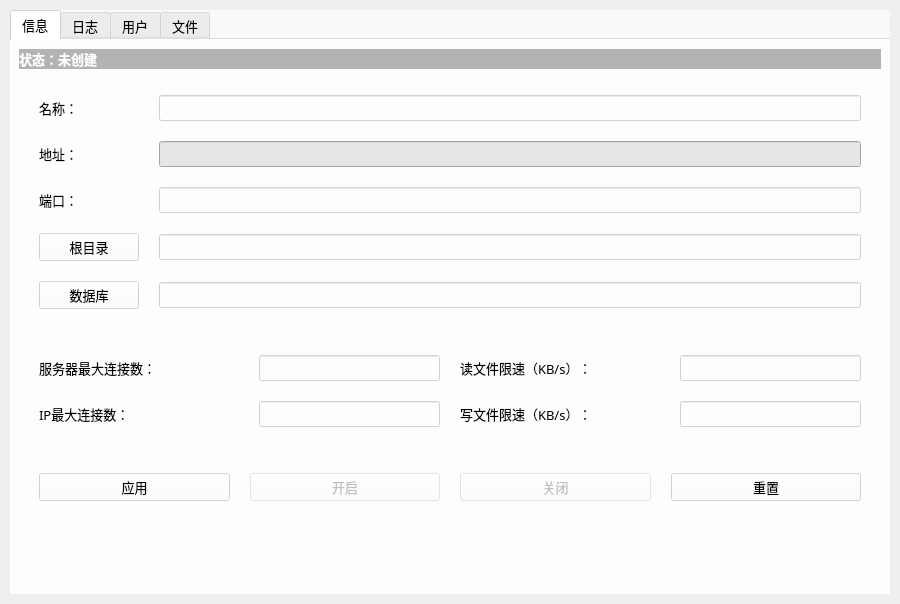
<?xml version="1.0" encoding="UTF-8"?>
<ui version="4.0">
 <class>ServerWindow</class>
 <widget class="QMainWindow" name="ServerWindow">
  <property name="geometry">
   <rect>
    <x>0</x>
    <y>0</y>
    <width>900</width>
    <height>604</height>
   </rect>
  </property>
  <property name="minimumSize">
   <size>
    <width>900</width>
    <height>600</height>
   </size>
  </property>
  <property name="windowTitle">
   <string>FTP Server</string>
  </property>
  <property name="styleSheet">
   <string notr="true">#ServerWindow{border-image: url(:/resources/common/bg-2.jpg);}</string>
  </property>
  <widget class="QWidget" name="centralwidget">
   <layout class="QGridLayout" name="gridLayout">
    <property name="leftMargin">
     <number>10</number>
    </property>
    <property name="topMargin">
     <number>10</number>
    </property>
    <property name="rightMargin">
     <number>10</number>
    </property>
    <property name="bottomMargin">
     <number>10</number>
    </property>
    <item row="0" column="0">
     <widget class="QTabWidget" name="tabWidget">
      <property name="font">
       <font>
        <family>微软雅黑</family>
        <pointsize>10</pointsize>
       </font>
      </property>
      <property name="styleSheet">
       <string notr="true">background-color: rgba(255, 255, 255, 159);</string>
      </property>
      <property name="currentIndex">
       <number>0</number>
      </property>
      <property name="documentMode">
       <bool>true</bool>
      </property>
      <widget class="QWidget" name="infoTab">
       <property name="font">
        <font>
         <family>微软雅黑</family>
         <pointsize>10</pointsize>
        </font>
       </property>
       <property name="styleSheet">
        <string notr="true"/>
       </property>
       <attribute name="title">
        <string>信息</string>
       </attribute>
       <layout class="QVBoxLayout" name="verticalLayout">
        <item>
         <widget class="QLabel" name="stateLbl">
          <property name="font">
           <font>
            <family>微软雅黑</family>
            <pointsize>10</pointsize>
            <weight>75</weight>
            <bold>true</bold>
           </font>
          </property>
          <property name="styleSheet">
           <string notr="true">background-color: rgba(128, 128, 128, 150);
color: rgb(255, 255, 255);</string>
          </property>
          <property name="text">
           <string>状态：未创建</string>
          </property>
          <property name="margin">
           <number>10</number>
          </property>
         </widget>
        </item>
        <item>
         <layout class="QGridLayout" name="gridLayout_6">
          <property name="leftMargin">
           <number>20</number>
          </property>
          <property name="topMargin">
           <number>20</number>
          </property>
          <property name="rightMargin">
           <number>20</number>
          </property>
          <property name="bottomMargin">
           <number>20</number>
          </property>
          <property name="spacing">
           <number>20</number>
          </property>
          <item row="0" column="0">
           <widget class="QLabel" name="nameLbl">
            <property name="minimumSize">
             <size>
              <width>100</width>
              <height>0</height>
             </size>
            </property>
            <property name="maximumSize">
             <size>
              <width>100</width>
              <height>16777215</height>
             </size>
            </property>
            <property name="font">
             <font>
              <family>微软雅黑</family>
              <pointsize>10</pointsize>
             </font>
            </property>
            <property name="styleSheet">
             <string notr="true">background-color: rgba(255, 255, 255, 0);</string>
            </property>
            <property name="text">
             <string>名称：</string>
            </property>
           </widget>
          </item>
          <item row="0" column="1">
           <widget class="QLineEdit" name="nameEdit">
            <property name="font">
             <font>
              <family>微软雅黑</family>
              <pointsize>10</pointsize>
             </font>
            </property>
           </widget>
          </item>
          <item row="1" column="0">
           <widget class="QLabel" name="addressLbl">
            <property name="minimumSize">
             <size>
              <width>100</width>
              <height>0</height>
             </size>
            </property>
            <property name="maximumSize">
             <size>
              <width>100</width>
              <height>16777215</height>
             </size>
            </property>
            <property name="font">
             <font>
              <family>微软雅黑</family>
              <pointsize>10</pointsize>
             </font>
            </property>
            <property name="styleSheet">
             <string notr="true">background-color: rgba(255, 255, 255, 0);</string>
            </property>
            <property name="text">
             <string>地址：</string>
            </property>
           </widget>
          </item>
          <item row="1" column="1">
           <widget class="QLineEdit" name="addressEdit">
            <property name="font">
             <font>
              <family>微软雅黑</family>
              <pointsize>10</pointsize>
             </font>
            </property>
            <property name="styleSheet">
             <string notr="true">background-color: rgb(230,230,230);</string>
            </property>
            <property name="readOnly">
             <bool>true</bool>
            </property>
           </widget>
          </item>
          <item row="2" column="0">
           <widget class="QLabel" name="portLbl">
            <property name="minimumSize">
             <size>
              <width>100</width>
              <height>0</height>
             </size>
            </property>
            <property name="maximumSize">
             <size>
              <width>100</width>
              <height>16777215</height>
             </size>
            </property>
            <property name="font">
             <font>
              <family>微软雅黑</family>
              <pointsize>10</pointsize>
             </font>
            </property>
            <property name="styleSheet">
             <string notr="true">background-color: rgba(255, 255, 255, 0);</string>
            </property>
            <property name="text">
             <string>端口：</string>
            </property>
           </widget>
          </item>
          <item row="2" column="1">
           <widget class="QLineEdit" name="portEdit">
            <property name="font">
             <font>
              <family>微软雅黑</family>
              <pointsize>10</pointsize>
             </font>
            </property>
           </widget>
          </item>
          <item row="3" column="0">
           <widget class="QPushButton" name="rootBtn">
            <property name="minimumSize">
             <size>
              <width>100</width>
              <height>0</height>
             </size>
            </property>
            <property name="maximumSize">
             <size>
              <width>100</width>
              <height>16777215</height>
             </size>
            </property>
            <property name="text">
             <string>根目录</string>
            </property>
           </widget>
          </item>
          <item row="3" column="1">
           <widget class="QLineEdit" name="rootEdit">
            <property name="font">
             <font>
              <family>微软雅黑</family>
              <pointsize>10</pointsize>
             </font>
            </property>
           </widget>
          </item>
          <item row="4" column="0">
           <widget class="QPushButton" name="dbBtn">
            <property name="minimumSize">
             <size>
              <width>100</width>
              <height>0</height>
             </size>
            </property>
            <property name="maximumSize">
             <size>
              <width>100</width>
              <height>16777215</height>
             </size>
            </property>
            <property name="text">
             <string>数据库</string>
            </property>
           </widget>
          </item>
          <item row="4" column="1">
           <widget class="QLineEdit" name="dbEdit">
            <property name="font">
             <font>
              <family>微软雅黑</family>
              <pointsize>10</pointsize>
             </font>
            </property>
           </widget>
          </item>
         </layout>
        </item>
        <item>
         <layout class="QGridLayout" name="gridLayout_2">
          <property name="leftMargin">
           <number>20</number>
          </property>
          <property name="topMargin">
           <number>20</number>
          </property>
          <property name="rightMargin">
           <number>20</number>
          </property>
          <property name="bottomMargin">
           <number>20</number>
          </property>
          <property name="spacing">
           <number>20</number>
          </property>
          <item row="0" column="0">
           <widget class="QLabel" name="maxconLbl">
            <property name="minimumSize">
             <size>
              <width>200</width>
              <height>0</height>
             </size>
            </property>
            <property name="maximumSize">
             <size>
              <width>200</width>
              <height>16777215</height>
             </size>
            </property>
            <property name="font">
             <font>
              <family>微软雅黑</family>
              <pointsize>10</pointsize>
             </font>
            </property>
            <property name="styleSheet">
             <string notr="true">background-color: rgba(255, 255, 255, 0);</string>
            </property>
            <property name="text">
             <string>服务器最大连接数：</string>
            </property>
           </widget>
          </item>
          <item row="0" column="1">
           <widget class="QLineEdit" name="maxconEdit">
            <property name="font">
             <font>
              <family>微软雅黑</family>
              <pointsize>10</pointsize>
             </font>
            </property>
           </widget>
          </item>
          <item row="0" column="2">
           <widget class="QLabel" name="readlimLbl">
            <property name="minimumSize">
             <size>
              <width>200</width>
              <height>0</height>
             </size>
            </property>
            <property name="maximumSize">
             <size>
              <width>200</width>
              <height>16777215</height>
             </size>
            </property>
            <property name="font">
             <font>
              <family>微软雅黑</family>
              <pointsize>10</pointsize>
             </font>
            </property>
            <property name="styleSheet">
             <string notr="true">background-color: rgba(255, 255, 255, 0);</string>
            </property>
            <property name="text">
             <string>读文件限速（KB/s）：</string>
            </property>
           </widget>
          </item>
          <item row="0" column="3">
           <widget class="QLineEdit" name="readlimEdit">
            <property name="font">
             <font>
              <family>微软雅黑</family>
              <pointsize>10</pointsize>
             </font>
            </property>
           </widget>
          </item>
          <item row="1" column="0">
           <widget class="QLabel" name="maxconipLbl">
            <property name="font">
             <font>
              <family>微软雅黑</family>
              <pointsize>10</pointsize>
             </font>
            </property>
            <property name="styleSheet">
             <string notr="true">background-color: rgba(255, 255, 255, 0);</string>
            </property>
            <property name="text">
             <string>IP最大连接数：</string>
            </property>
           </widget>
          </item>
          <item row="1" column="1">
           <widget class="QLineEdit" name="maxconipEdit">
            <property name="font">
             <font>
              <family>微软雅黑</family>
              <pointsize>10</pointsize>
             </font>
            </property>
           </widget>
          </item>
          <item row="1" column="2">
           <widget class="QLabel" name="writelimLbl">
            <property name="font">
             <font>
              <family>微软雅黑</family>
              <pointsize>10</pointsize>
             </font>
            </property>
            <property name="styleSheet">
             <string notr="true">background-color: rgba(255, 255, 255, 0);</string>
            </property>
            <property name="text">
             <string>写文件限速（KB/s）：</string>
            </property>
           </widget>
          </item>
          <item row="1" column="3">
           <widget class="QLineEdit" name="writelimEdit">
            <property name="font">
             <font>
              <family>微软雅黑</family>
              <pointsize>10</pointsize>
             </font>
            </property>
           </widget>
          </item>
         </layout>
        </item>
        <item>
         <layout class="QHBoxLayout" name="horizontalLayout">
          <property name="spacing">
           <number>20</number>
          </property>
          <property name="leftMargin">
           <number>20</number>
          </property>
          <property name="topMargin">
           <number>20</number>
          </property>
          <property name="rightMargin">
           <number>20</number>
          </property>
          <property name="bottomMargin">
           <number>20</number>
          </property>
          <item>
           <widget class="QPushButton" name="applyBtn">
            <property name="font">
             <font>
              <family>微软雅黑</family>
              <pointsize>10</pointsize>
             </font>
            </property>
            <property name="text">
             <string>应用</string>
            </property>
           </widget>
          </item>
          <item>
           <widget class="QPushButton" name="startBtn">
            <property name="enabled">
             <bool>false</bool>
            </property>
            <property name="font">
             <font>
              <family>微软雅黑</family>
              <pointsize>10</pointsize>
             </font>
            </property>
            <property name="text">
             <string>开启</string>
            </property>
           </widget>
          </item>
          <item>
           <widget class="QPushButton" name="closeBtn">
            <property name="enabled">
             <bool>false</bool>
            </property>
            <property name="font">
             <font>
              <family>微软雅黑</family>
              <pointsize>10</pointsize>
             </font>
            </property>
            <property name="text">
             <string>关闭</string>
            </property>
           </widget>
          </item>
          <item>
           <widget class="QPushButton" name="resetBtn">
            <property name="font">
             <font>
              <family>微软雅黑</family>
              <pointsize>10</pointsize>
             </font>
            </property>
            <property name="text">
             <string>重置</string>
            </property>
           </widget>
          </item>
         </layout>
        </item>
        <item>
         <spacer name="verticalSpacer_3">
          <property name="orientation">
           <enum>Qt::Vertical</enum>
          </property>
          <property name="sizeHint" stdset="0">
           <size>
            <width>20</width>
            <height>40</height>
           </size>
          </property>
         </spacer>
        </item>
       </layout>
      </widget>
      <widget class="QWidget" name="logTab">
       <property name="font">
        <font>
         <family>微软雅黑</family>
         <pointsize>10</pointsize>
        </font>
       </property>
       <attribute name="title">
        <string>日志</string>
       </attribute>
       <layout class="QGridLayout" name="gridLayout_3">
        <property name="leftMargin">
         <number>10</number>
        </property>
        <property name="topMargin">
         <number>10</number>
        </property>
        <property name="rightMargin">
         <number>10</number>
        </property>
        <property name="bottomMargin">
         <number>10</number>
        </property>
        <item row="0" column="0">
         <widget class="QTextBrowser" name="logBrowser">
          <property name="font">
           <font>
            <family>微软雅黑</family>
            <pointsize>12</pointsize>
           </font>
          </property>
          <property name="styleSheet">
           <string notr="true">background-color: rgba(255, 255, 255, 100);</string>
          </property>
         </widget>
        </item>
       </layout>
      </widget>
      <widget class="QWidget" name="userTab">
       <property name="font">
        <font>
         <family>微软雅黑</family>
         <pointsize>10</pointsize>
        </font>
       </property>
       <attribute name="title">
        <string>用户</string>
       </attribute>
       <layout class="QGridLayout" name="gridLayout_4">
        <property name="leftMargin">
         <number>10</number>
        </property>
        <property name="topMargin">
         <number>10</number>
        </property>
        <property name="rightMargin">
         <number>10</number>
        </property>
        <property name="bottomMargin">
         <number>10</number>
        </property>
        <item row="1" column="0">
         <widget class="QPushButton" name="addUserBtn">
          <property name="font">
           <font>
            <family>微软雅黑</family>
            <pointsize>10</pointsize>
           </font>
          </property>
          <property name="text">
           <string>添加</string>
          </property>
         </widget>
        </item>
        <item row="0" column="0" colspan="3">
         <widget class="QTableWidget" name="userTbl">
          <property name="font">
           <font>
            <family>微软雅黑</family>
            <pointsize>10</pointsize>
           </font>
          </property>
          <property name="styleSheet">
           <string notr="true">background-color: rgba(255, 255, 255, 100);</string>
          </property>
          <property name="selectionBehavior">
           <enum>QAbstractItemView::SelectRows</enum>
          </property>
          <property name="columnCount">
           <number>4</number>
          </property>
          <attribute name="horizontalHeaderStretchLastSection">
           <bool>true</bool>
          </attribute>
          <column>
           <property name="text">
            <string>用户</string>
           </property>
          </column>
          <column>
           <property name="text">
            <string>口令</string>
           </property>
          </column>
          <column>
           <property name="text">
            <string>权限</string>
           </property>
          </column>
          <column>
           <property name="text">
            <string>信息</string>
           </property>
          </column>
         </widget>
        </item>
        <item row="1" column="2">
         <widget class="QPushButton" name="delUserBtn">
          <property name="font">
           <font>
            <family>微软雅黑</family>
            <pointsize>10</pointsize>
           </font>
          </property>
          <property name="text">
           <string>删除</string>
          </property>
         </widget>
        </item>
        <item row="1" column="1">
         <widget class="QPushButton" name="updateBtn">
          <property name="text">
           <string>刷新</string>
          </property>
         </widget>
        </item>
       </layout>
      </widget>
      <widget class="QWidget" name="fileTab">
       <attribute name="title">
        <string>文件</string>
       </attribute>
       <layout class="QGridLayout" name="gridLayout_5">
        <property name="leftMargin">
         <number>10</number>
        </property>
        <property name="topMargin">
         <number>10</number>
        </property>
        <property name="rightMargin">
         <number>10</number>
        </property>
        <property name="bottomMargin">
         <number>10</number>
        </property>
        <item row="0" column="0">
         <widget class="QTreeView" name="treeView">
          <property name="font">
           <font>
            <family>微软雅黑</family>
            <pointsize>10</pointsize>
           </font>
          </property>
          <property name="styleSheet">
           <string notr="true">background-color: rgba(255, 255, 255, 100);</string>
          </property>
         </widget>
        </item>
       </layout>
      </widget>
     </widget>
    </item>
   </layout>
  </widget>
 </widget>
 <resources>
  <include location="resources/resources.qrc"/>
 </resources>
 <connections/>
</ui>
